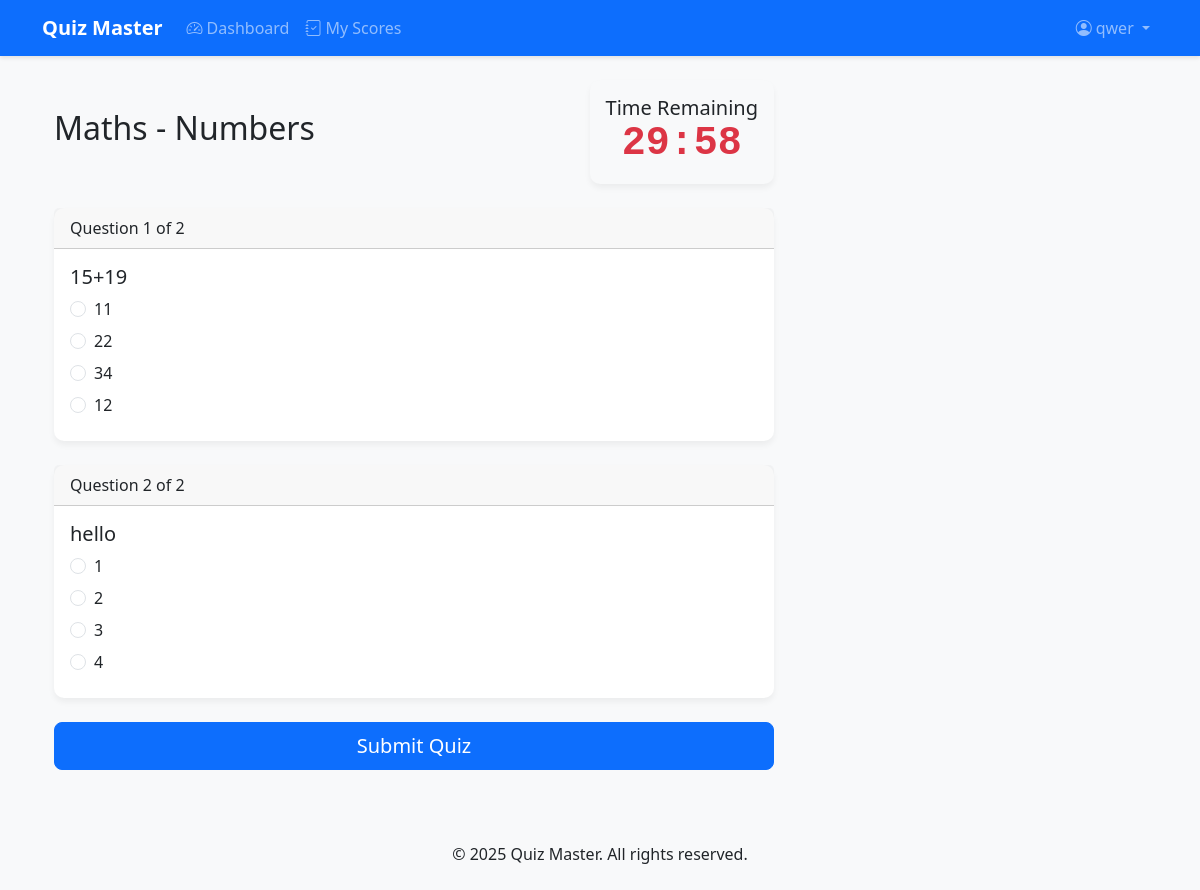
Screenshot of /user/quiz/2 (signed in) with the database file from the repository.
### models.py (models this page shows, shortened)
class User(UserMixin, db.Model):
    __tablename__ = 'users'
    id = db.Column(db.Integer, primary_key=True)
    username = db.Column(db.String(80), unique=True, nullable=False)
    email = db.Column(db.String(120), unique=True, nullable=False)
    password = db.Column(db.String(200), nullable=False)
    full_name = db.Column(db.String(120))
    qualification = db.Column(db.String(120))
    dob = db.Column(db.Date)
    is_admin = db.Column(db.Boolean, default=False)
    created_at = db.Column(db.DateTime, default=datetime.utcnow)
    scores = db.relationship('Score', backref='user', lazy=True, cascade='all, delete-orphan')

class Subject(db.Model):
    __tablename__ = 'subjects'
    id = db.Column(db.Integer, primary_key=True)
    name = db.Column(db.String(120), unique=True, nullable=False)
    description = db.Column(db.Text)
    created_at = db.Column(db.DateTime, default=datetime.utcnow)
    chapters = db.relationship('Chapter', backref='subject', lazy=True, cascade='all, delete-orphan')

class Chapter(db.Model):
    __tablename__ = 'chapters'
    id = db.Column(db.Integer, primary_key=True)
    name = db.Column(db.String(120), nullable=False)
    description = db.Column(db.Text)
    subject_id = db.Column(db.Integer, db.ForeignKey('subjects.id'), nullable=False)
    created_at = db.Column(db.DateTime, default=datetime.utcnow)
    quizzes = db.relationship('Quiz', backref='chapter', lazy=True, cascade='all, delete-orphan')

class Question(db.Model):
    __tablename__ = 'questions'
    id = db.Column(db.Integer, primary_key=True)
    quiz_id = db.Column(db.Integer, db.ForeignKey('quizzes.id'), nullable=False)
    question_statement = db.Column(db.Text, nullable=False)
    option1 = db.Column(db.String(255), nullable=False)
    option2 = db.Column(db.String(255), nullable=False)
    option3 = db.Column(db.String(255))
    option4 = db.Column(db.String(255))
    correct_option = db.Column(db.Integer, nullable=False)  # 1-4
    created_at = db.Column(db.DateTime, default=datetime.utcnow)

### routes/user.py (the view, shortened to what this page needs)
@user_bp.route('/quiz/<int:quiz_id>', methods=['GET', 'POST'])
@login_required
def attempt_quiz(quiz_id):
    quiz = Quiz.query.options(
        db.joinedload(Quiz.questions)  # Eager load questions
    ).get_or_404(quiz_id)
    return render_template('attempt_quiz.html',
                         quiz=quiz,
                         questions=quiz.questions)

### app.py (called while the page is built)
def create_app():
    app = Flask(__name__)
    app.config.from_object(Config)
    db.init_app(app)
    migrate = Migrate(app, db)
    login_manager = LoginManager()
    login_manager.login_view = 'auth.login'
    login_manager.init_app(app)
    @login_manager.user_loader
    def load_user(user_id):
        from models import User
        return User.query.get(int(user_id))
    init_routes(app)
    @app.route('/')
    def index():
        return render_template('index.html')
    return app

### templates/attempt_quiz.html (shortened to what this page needs)
{% extends "base.html" %}
{% block content %}
<div class="container">
    <div class="row">
        <div class="col-md-8">
            <div class="d-flex justify-content-between align-items-center mb-4">
                <h2>{{ quiz.chapter.subject.name }} - {{ quiz.chapter.name }}</h2>
                <div class="quiz-timer">
                    <div class="card bg-light">
                        <div class="card-body text-center">
                            <h5 class="card-title mb-0">Time Remaining</h5>
                            <div id="timer" class="display-6 text-danger">00:00</div>
                        </div>
                    </div>
                </div>
            </div>
            <form method="POST" id="quizForm">
                {% for question in questions %}
                <div class="card mb-4">
                    <div class="card-header">
                        Question {{ loop.index }} of {{ questions|length }}
                    </div>
                    <div class="card-body">
                        <h5 class="card-title">{{ question.question_statement }}</h5>
                        <div class="form-check mb-2">
                            <input class="form-check-input" type="radio"
                                   name="question_{{ question.id }}"
                                   id="q{{ question.id }}_1" value="1" required>
                            <label class="form-check-label" for="q{{ question.id }}_1">
                                {{ question.option1 }}
                            </label>
                        </div>
                        <div class="form-check mb-2">
                            <input class="form-check-input" type="radio"
                                   name="question_{{ question.id }}"
                                   id="q{{ question.id }}_2" value="2">
                            <label class="form-check-label" for="q{{ question.id }}_2">
                                {{ question.option2 }}
                            </label>
                        </div>
                        {% if question.option3 %}
                        <div class="form-check mb-2">
                            <input class="form-check-input" type="radio"
                                   name="question_{{ question.id }}"
                                   id="q{{ question.id }}_3" value="3">
                            <label class="form-check-label" for="q{{ question.id }}_3">
                                {{ question.option3 }}
                            </label>
                        </div>
                        {% endif %}
                        {% if question.option4 %}
                        <div class="form-check mb-2">
                            <input class="form-check-input" type="radio"
                                   name="question_{{ question.id }}"
                                   id="q{{ question.id }}_4" value="4">
                            <label class="form-check-label" for="q{{ question.id }}_4">
                                {{ question.option4 }}
                            </label>
                        </div>
                        {% endif %}
                    </div>
                </div>
                {% endfor %}
                <div class="d-grid">
                    <button type="submit" class="btn btn-primary btn-lg">Submit Quiz</button>
                </div>
            </form>
        </div>
    </div>
</div>
{% endblock %}

### templates/base.html (shortened to what this page needs)
<!DOCTYPE html>
<html lang="en">
<head>
    <link href="https://cdn.jsdelivr.net/npm/bootstrap@5.3.0/dist/css/bootstrap.min.css" rel="stylesheet">
    <link rel="stylesheet" href="https://cdn.jsdelivr.net/npm/bootstrap-icons@1.10.0/font/bootstrap-icons.css">
    <link rel="stylesheet" href="{{ url_for('static', filename='css/styles.css') }}">
</head>
<body>
    <nav class="navbar navbar-expand-lg navbar-dark bg-primary">
        <div class="container">
            <a class="navbar-brand" href="{{ url_for('index') }}">Quiz Master</a>
            <div class="collapse navbar-collapse" id="navbarNav">
                <ul class="navbar-nav me-auto">
                    {% if current_user.is_authenticated %}
                    {% if not current_user.is_admin %}
                        <li class="nav-item">
                            <a class="nav-link" href="{{ url_for('user.dashboard') }}">
                                <i class="bi bi-speedometer2 me-1"></i>Dashboard
                            </a>
                        </li>
                        <li class="nav-item">
                            <a class="nav-link" href="{{ url_for('user.view_my_scores') }}">
                                <i class="bi bi-journal-check me-1"></i>My Scores
                            </a>
                        </li>
                        {% endif %}
                    {% endif %}
                </ul>
                <ul class="navbar-nav">
                    {% if current_user.is_authenticated %}
                        <li class="nav-item dropdown">
                            <a class="nav-link dropdown-toggle" href="#" id="userDropdown" role="button" data-bs-toggle="dropdown" aria-expanded="false">
                                <i class="bi bi-person-circle me-1"></i>{{ current_user.full_name or current_user.username }}
                            </a>
                        </li>
                    {% endif %}
                </ul>
            </div>
        </div>
    </nav>
    <main class="container my-4">
        {% block content %}{% endblock %}
    </main>
    <footer class="bg-light py-4 mt-5">
        <div class="container text-center">
            <p class="mb-0">&copy; 2025 Quiz Master. All rights reserved.</p>
        </div>
    </footer>
</body>
</html>

### static/css/styles.css (style rules this page uses)
body { font-family: 'Segoe UI', Tahoma, Geneva, Verdana, sans-serif; background-color: #f8f9fa; color: #212529; }
.navbar { box-shadow: 0 2px 4px rgba(0,0,0,.1); }
.navbar-brand { font-weight: 700; }
.card { border: none; border-radius: 10px; box-shadow: 0 4px 6px rgba(0,0,0,.05); transition: transform 0.2s, box-shadow 0.2s; }
#timer { font-family: 'Courier New', monospace; font-weight: bold; }

### templates/attempt_quiz.html (style rules this page uses)
.quiz-timer { position: sticky; top: 20px; z-index: 100; }

### rows the page displays
User: full_name "qwer"
Subject: chapter.subject.name "Maths"
Chapter: chapter.name "Numbers"
Question: questions "2", question_statement "15+19", option1 "11", option2 "22", option3 "34", option4 "12"
Question: questions "2", question_statement "hello", option1 "1", option2 "2", option3 "3", option4 "4"
